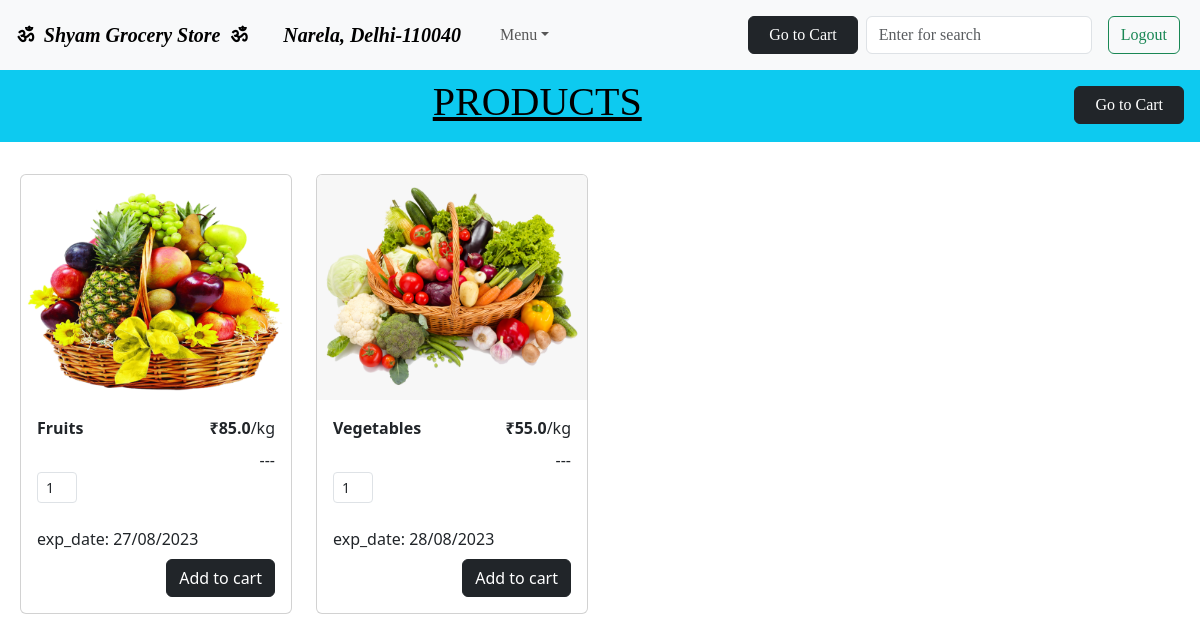
Page /product/9 (signed in) on the earlier database version.
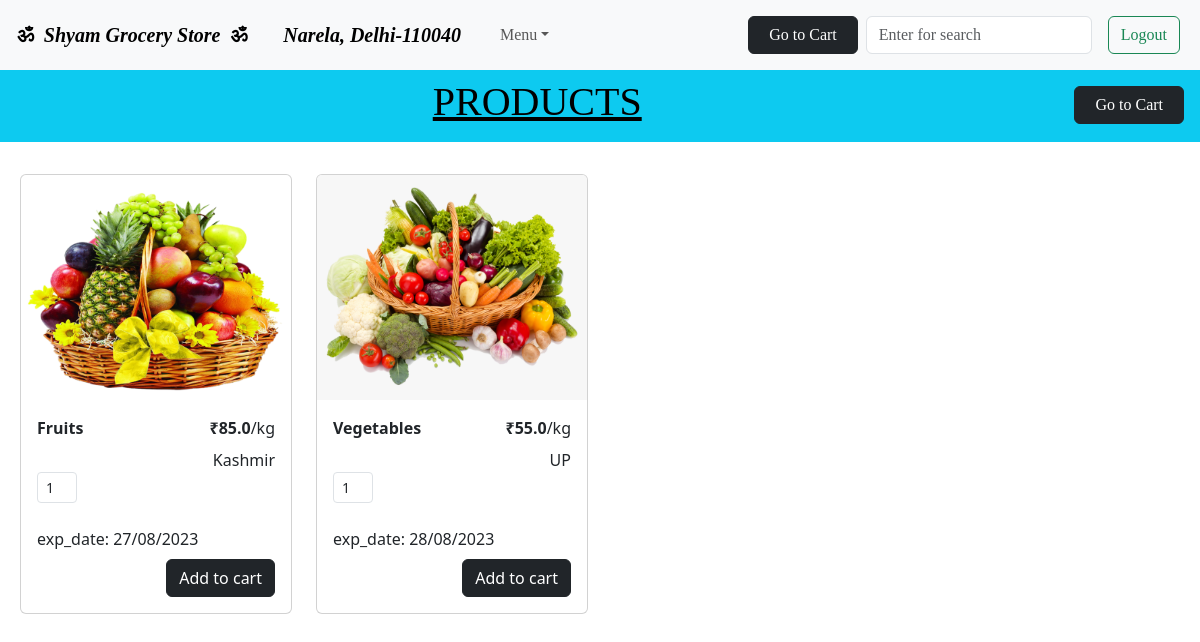
Same page on the later database version.
### model.py (models this page shows)
class Product(db.Model):
    __tablename__="product"
    id = db.Column('id', db.Integer, primary_key = True)
    name = db.Column(db.String(50))
    category = db.Column(db.Integer)
    brand = db.Column(db.String(50))
    mfg_date = db.Column(db.String(20))
    exp_date = db.Column(db.String(20))
    unit = db.Column(db.String(15))
    qty = db.Column(db.Integer)
    price_per_unit = db.Column(db.Float(15))
    image = db.Column(db.String)

### controller.py (the view)
@app.route("/product/<int:i>")
def product(i):
    if "user_id" in session:
        product = Product.query.filter_by(category=i)
        check = [i for i in product]
        return render_template("product.html", all_products = check, flag=False)
    else:
        return redirect("/sign-in")

### templates/product.html (shortened to what this page needs)
{% extends "base.html" %}
    {% block main %}
    <div>
        <div class="text-bg-info p-2" style="font-family:Algerian;">
        <a href='/cart' type="button" style="float:right;" class="btn btn-dark mx-2 my-2">&nbsp;&nbsp;Go to Cart&nbsp;&nbsp;</a>
        <h1><center><u>PRODUCTS</u></center></h1>
    </div>
        <div class="row row-cols-1 row-cols-md-4 g-4 my-2 mx-2">
            {%for i in all_products %}
            <form action="/add_to_cart/{{i.id}}", method="POST">
                <div class="col" id="mv">
                <div class="card">
                    <a href='/product/{{i.id}}'><img src="{{i.image}}" height="225px" class="card-img-top" alt="{{i.name}}"></a>
                    <div class="card-body">
                    <p class="card-title" style="float:right;"><b>₹{{i.price_per_unit}}</b>/{{i.unit}}</p>
                    <p class="card-title"><b>{{i.name}}</b></p>
                    <p class="card-title" style="float:right;">{{i.brand}}</p>
                    <div class="col-md-3 col-lg-3 col-xl-2">
                        <button class="btn btn-link px-2"
                          onclick="this.parentNode.querySelector('input[type=number]').stepDown()">
                        </button>
                        <input id="form1" min="0" name="quantity" value="1" type="number"
                          class="form-control form-control-sm" />
                        <button class="btn btn-link px-2"
                          onclick="this.parentNode.querySelector('input[type=number]').stepUp()">
                        </button>
                    </div>
                    <p class="card-title" style="float:left;">exp_date: {{i.exp_date}}</p>
                    <button type="submit" style="float:right;" class="btn btn-dark">Add to cart</button>
                    </div>
                </div>
                </div>
            </form>
            {% endfor %}
        </div>
    {% endblock %}

### templates/base.html (shortened to what this page needs)
<!doctype html>
<html lang="en">
  <head>
    <link href="https://cdn.jsdelivr.net/npm/bootstrap@5.3.0/dist/css/bootstrap.min.css" rel="stylesheet">
  </head>
  <body>
    <nav class="navbar navbar-expand-lg bg-body-tertiary">
        <div class="container-fluid" style="font-family:Algerian;">
          {% if flag %}
          <a href="/cms" class="navbar-brand"><b>&nbsp;&#x0950;&nbsp;&nbsp;<i>Shyam Grocery Store</i>&nbsp;&nbsp;&#x0950;&nbsp;</b></a>
          <a href="/cms" class="navbar-brand"><b>&nbsp;&nbsp;&nbsp;<i>Narela, Delhi-110040</i>&nbsp;&nbsp;&nbsp;</b></a>
          {% else %}
          <a href="/" class="navbar-brand"><b>&nbsp;&#x0950;&nbsp;&nbsp;<i>Shyam Grocery Store</i>&nbsp;&nbsp;&#x0950;&nbsp;</b></a>
          <a href="/" class="navbar-brand"><b>&nbsp;&nbsp;&nbsp;<i>Narela, Delhi-110040</i>&nbsp;&nbsp;&nbsp;</b></a>
          {% endif %}
          <div class="collapse navbar-collapse" id="navbarSupportedContent">
            <ul class="navbar-nav me-auto mb-2 mb-lg-0">
              <li class="nav-item dropdown">
                <a class="nav-link dropdown-toggle" role="button" data-bs-toggle="dropdown" aria-expanded="false">Menu</a>
              </li>
            </ul>
            {% if flag==False %}
            <a href='/cart' type="button" style="float:right;" class="btn btn-dark mx-2 my-2">&nbsp;&nbsp;Go to Cart&nbsp;&nbsp;</a>
            {% endif %}
            {% if flag %}
            <form class="d-flex" role="search" action="/admin_search" method="GET">
              <input class="form-control me-2" type="text" name="query" placeholder="Enter for search" aria-label="Search">
              <button class="btn btn-outline-success" type="submit" hidden>Search</button>
            </form>
            {% else %}
            <form class="d-flex" role="search" action="/search" method="GET">
              <input class="form-control me-2" type="text" name="query" placeholder="Enter for search" aria-label="Search">
            </form>
            {% endif %}
            {% if flag %}
            <form class="d-flex mx-2" role="search" action="/admin_logout" method="POST">
              <button class="btn btn-outline-success" type="submit">Logout</button>
            </form>
            {% else %}
            <form class="d-flex mx-2" role="search" action="/logout" method="POST">
              <button class="btn btn-outline-success" type="submit">Logout</button>
            </form>
            {% endif %}
          </div>
        </div>
      </nav>
      {% block main %}
      {%  endblock %}
  </body>
</html>

Differences in the rows shown:
changed Product "Fruits": brand "---" → "Kashmir"
changed Product "Vegetables": brand "---" → "UP"
